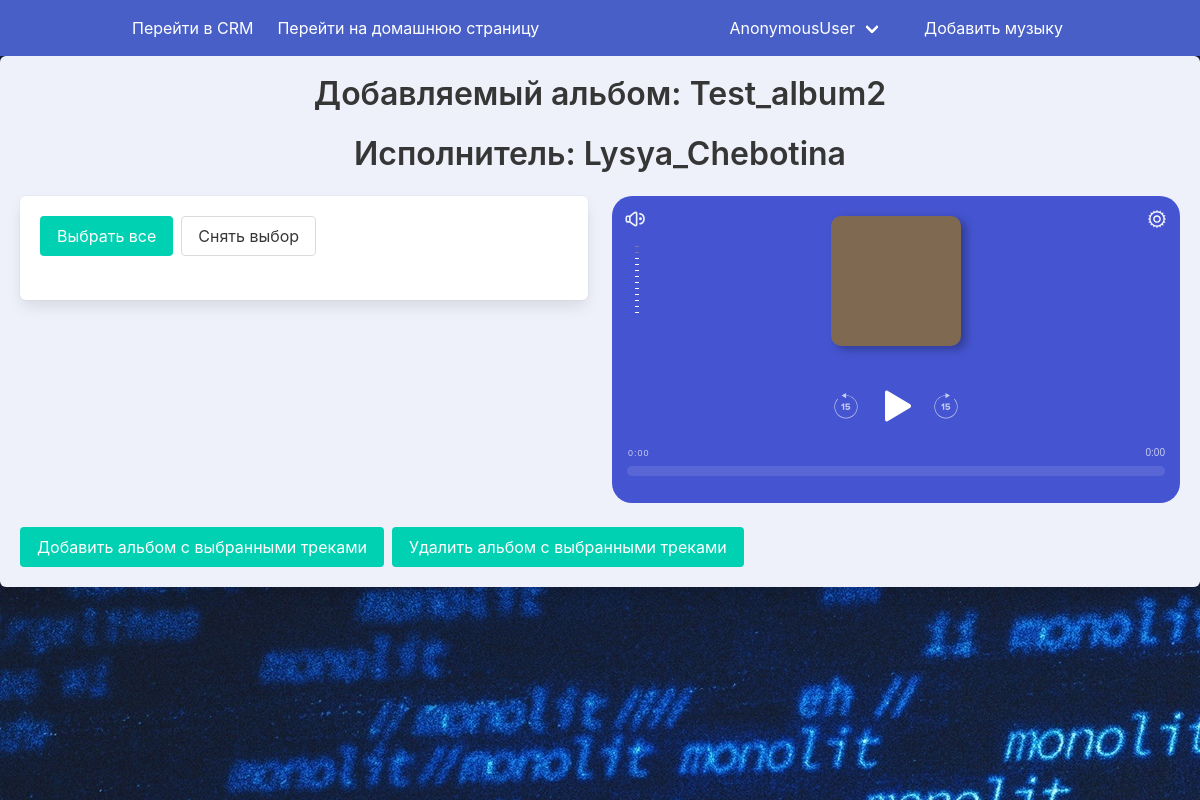
Page /staff/add_album/2 on the earlier database version.
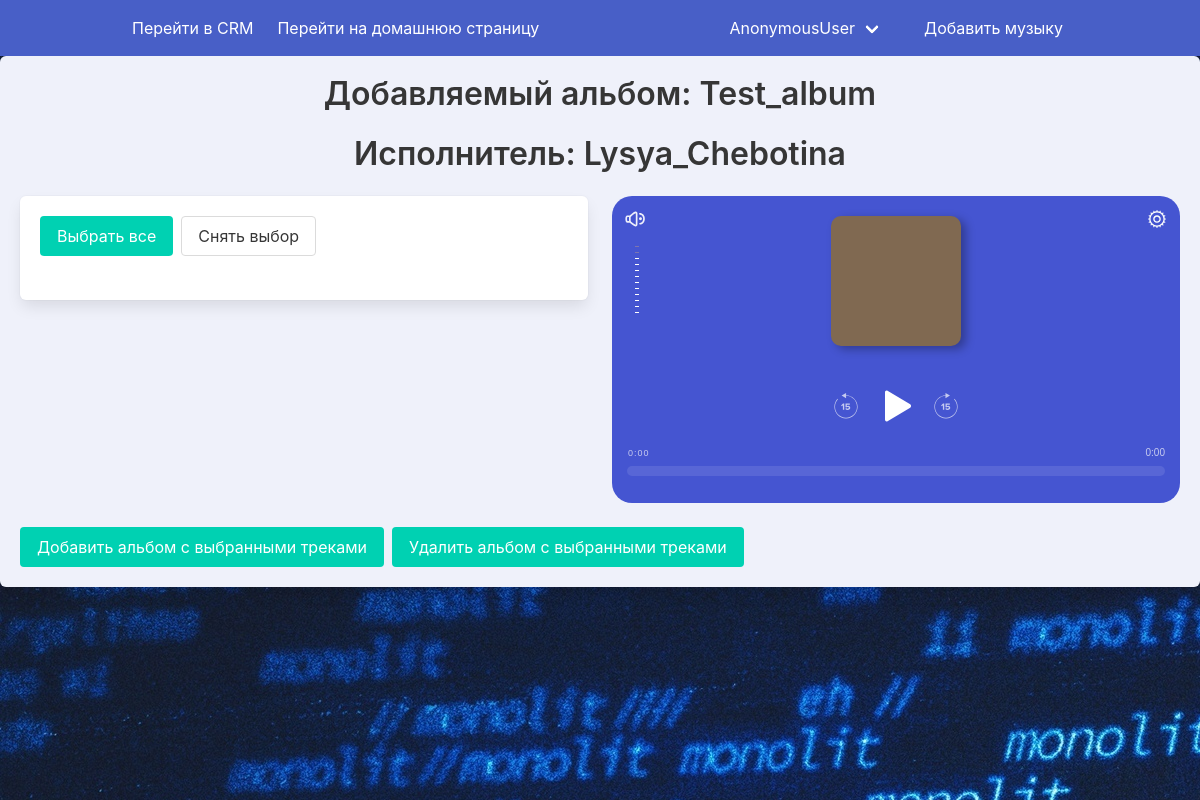
Same page on the later database version.
### music_player/models.py (models this page shows, shortened)
class Album(models.Model):
    title = models.CharField(max_length=255)
    description = models.TextField()
    album_image = models.ImageField(default='ATL.jpeg')
    is_uploaded = models.BooleanField(default=False)
    album_singer = models.ForeignKey('music_player.Singer',related_name='album_singer', on_delete=models.CASCADE, null=True, blank=True)
    def __str__(self):
        if len(self.songs.all()) > 1 or len(self.uploaded_songs.all()) > 1:
            return self.title
        else:
            return f'{self.title} - Single'

class Song(models.Model):
    album = models.ForeignKey(Album, on_delete=models.CASCADE, related_name='songs', null=True, blank=True)
    name = models.CharField(max_length=255)
    song = models.FileField()
    add_my = models.ManyToManyField(User, related_name='my_songs', blank=True)
    song_singer = models.ForeignKey('music_player.Singer', related_name='song_singer' ,on_delete=models.CASCADE, null=True, blank=True)
    views = models.IntegerField(default=0)
    likes = models.ManyToManyField(User, related_name='likes', blank=True)

class Singer(models.Model):
    singer_name = models.CharField(max_length=255)
    album = models.ManyToManyField(Album, related_name='singer', blank=True)
    singer_image = models.ImageField(default='6120361940.jpg')
    subscribers = models.ManyToManyField(User, related_name='subscribers',blank=True)
    def __str__(self):
        return self.singer_name

### staff/views.py (the view, shortened to what this page needs)
# urls.py: path('add_album/<int:pk>', views.add_album, name='add_album')
def add_album(request, pk):
    action = request.GET.get('action')
    primary_key = request.GET.get('pk')
    uploaded_album = Album.objects.get(pk=pk)
    uploaded_tracks = Uploaded_Song.objects.filter(album = uploaded_album)
    list_playlist = []
    for song in uploaded_tracks:
        playlist = {}
        playlist['title'] = f'{song.name}'
        playlist['file'] = f'/media/{song.song}'
        playlist['poster'] = f'/media/{song.album.album_image}'
        list_playlist.append(playlist)
    return render(request, 'add_album.html', {'uploaded_album':uploaded_album, 'uploaded_tracks':uploaded_tracks, 'list_playlist':list_playlist})

### staff/templates/add_album.html (shortened to what this page needs)
{% extends 'admin_layout.html' %}
{% block content %}
<div class="box has-background-link-light">
    <div class="title has-text-centered">Добавляемый альбом: {{ uploaded_album }}</div>
    <div class="title has-text-centered">Исполнитель: {{ uploaded_album.album_singer }}</div>
    <div class="columns">
        <div class="column">
            <div class="box">
                <div class="buttons">
                    <a class="button is-primary" href="{% url 'staff:add_album' uploaded_album.pk %}?action=choose_all&pk={{ uploaded_album.pk }}">Выбрать все</a>
                    <a href="{% url 'staff:add_album' uploaded_album.pk %}?action=unchoose_all&pk={{ uploaded_album.pk }}" class="button">Снять выбор</a>
                </div>
            </div>
        </div>
        <div class="column">
            <div id="player">
            </div>
        </div>
    </div>
    <div class="buttons">
        <a href="{% url 'staff:add_album' uploaded_album.pk %}?action=add_alb&pk={{ uploaded_album.pk }}" class="button is-primary">Добавить альбом с выбранными треками</a>
        <a href="{% url 'staff:add_album' uploaded_album.pk %}?action=add_alb&pk={{ uploaded_album.pk }}" class="button is-primary">Удалить альбом с выбранными треками</a>
    </div>
</div>
{% endblock %}

### staff/templates/admin_layout.html (shortened to what this page needs)
{% load static %}
<head>
  <link rel="stylesheet" href="{% static 'static/bulma.css' %}">
  <link rel="stylesheet" href="{% static 'static/style.css' %}">
</head>
<body>
  <nav class="navbar is-link">
    <div class="container">
      <div id="navMenu" class="navbar-menu">
        <div class="navbar-start">
          <a href="{% url 'staff:admin' %}" class="navbar-item">
            Перейти в CRM
          </a>
          <a href="{% url 'music_player:home' %}" class="navbar-item">
            Перейти на домашнюю страницу
          </a>
        </div>
        <div class="navbar-end">
          <div class="navbar-item has-dropdown is-hoverable">
            <div class="navbar-link">
              {{ user }}
            </div>
          </div>
          <div class="navbar-item">
            <a href="{% url 'music_player:choosing_album' %}" class="button is-link">
              Добавить музыку
            </a>
          </div>
        </div>
      </div>
    </div>
  </nav>
  <section class="background hero is-fullheight-with-navbar ">
    {% block content %}
    {% endblock %}
  </section>
</body>
</html>

### files/static/style.css (style rules this page uses)
.is-fullheight-with-navbar { background-image: url(ATL.jpeg) }

Differences in the rows shown:
changed Album "Lysya_Chebotina": id+title "Test_album2" → "Test_album"
